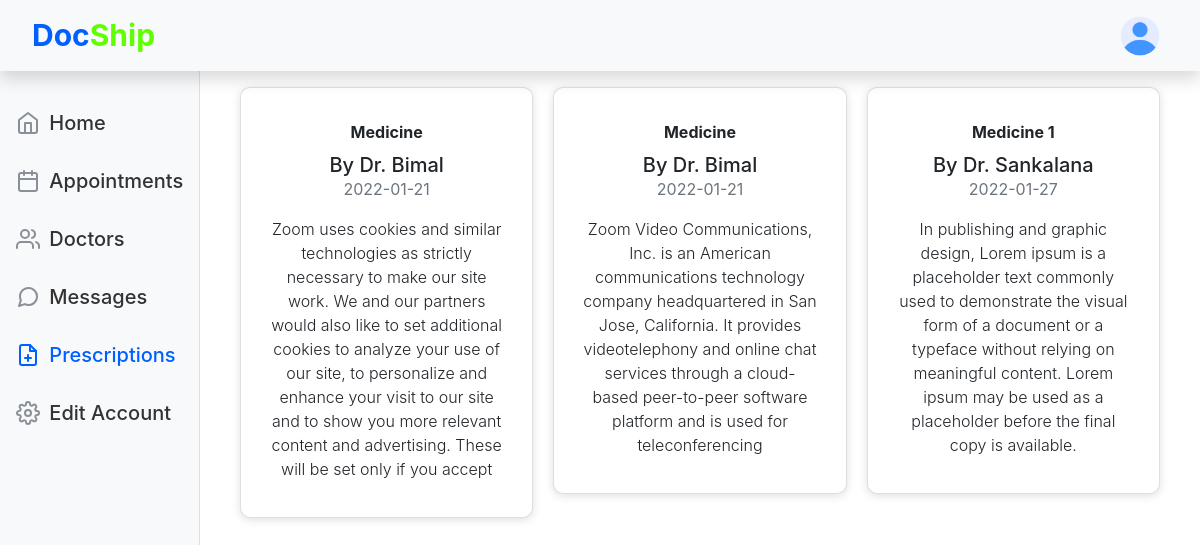
The page /patient/prescriptions (signed in) on the database its author committed.
### tables this page shows
CREATE TABLE IF NOT EXISTS `prescription` (
  `id` varchar(255) NOT NULL,
  `doctor_id` bigint(20) NOT NULL,
  `patient_id` bigint(20) NOT NULL,
  `subject` varchar(50) NOT NULL,
  `description` varchar(1000) NOT NULL,
  `issue_date` date NOT NULL,
  PRIMARY KEY (`id`),
  KEY `prescription_patient` (`patient_id`),
  KEY `prescription_doctor` (`doctor_id`)
);

CREATE TABLE IF NOT EXISTS `doctor` (
  `id` bigint(20) NOT NULL AUTO_INCREMENT,
  `user_id` bigint(20) NOT NULL,
  `firstname` varchar(20) NOT NULL,
  `lastname` varchar(20) NOT NULL,
  `email` varchar(100) NOT NULL,
  `pwd` longtext NOT NULL,
  `bday` date NOT NULL,
  `gender` varchar(10) NOT NULL,
  `charge_amount` double NOT NULL,
  `category` varchar(50) NOT NULL,
  `college` varchar(50) NOT NULL,
  `working_from` time NOT NULL,
  `working_to` time NOT NULL,
  `working_days` varchar(20) NOT NULL,
  `nic` varchar(20) NOT NULL,
  `discount` double NOT NULL,
  `telephone` varchar(20) NOT NULL,
  `bank_name` varchar(50) NOT NULL,
  `bank_branch` varchar(25) NOT NULL,
  `bank_acc_no` varchar(20) NOT NULL,
  `total_income` double NOT NULL,
  `current_arrears` double NOT NULL,
  `is_remove` bigint(1) NOT NULL DEFAULT '0',
  PRIMARY KEY (`id`),
  UNIQUE KEY `nic` (`nic`) USING BTREE,
  KEY `user_admin` (`user_id`)
);

### app/libraries/Core.php (called while the page is built, shortened)
<?php
  class Core {
    protected $currentController = 'pages';
    protected $currentMethod = 'index';
    public function setAttributes(){
      $url = $this->getUrl();
      if(file_exists('../app/controllers/' . ucwords($url[0]). '.php')){
        $this->currentController = ucwords($url[0]);
        unset($url[0]);
      }elseif(isset($_SESSION['role'])){
        $this->currentController=$_SESSION['role'];
      }
       $controllers = ControllerFactory::getInstance();
       $this->currentController = $controllers->getController($this->currentController);
      if(isset($url[1])){
        if(method_exists($this->currentController, $url[1])){
          $this->currentMethod = $url[1];
          unset($url[1]);
        }
      }
      $this->params = $url ? array_values($url) : [];
      call_user_func_array([$this->currentController, $this->currentMethod], $this->params);
    }
    public function getUrl(){
      if(isset($_GET['url'])){
        $url = rtrim($_GET['url'], '/');
        $url = filter_var($url, FILTER_SANITIZE_URL);
        $url = explode('/', $url);
        return $url;
      }
    }
    private function resetAttribute(){
      $this->currentController = 'pages';
      $this->currentMethod = 'index';
    }
  }

### public/index.php (called while the page is built, shortened)
<?php
    $libraries = LibFactory::getInstance();
    $init = $libraries->getLibrary("Core");
    $init->setAttributes();

### app/libraries/Database.php (called while the page is built, shortened)
<?php
final class Database {
    private $host = DB_HOST;
    private $user = DB_USER;
    private $pwd = DB_PASS;
    private $dbname = DB_NAME;
    private $mysqli;
    public function __construct(){
        $this->mysqli = new mysqli($this->host,$this->user,$this->pwd, $this->dbname);
    }
    public function selectAll($sql , $params = []){
        try{
            $result = $this->mysqli->query($sql);
            if($result->num_rows > 0){
                return $result->fetch_all(MYSQLI_ASSOC);
            }else {
                return [];
            }
            $result_arr = $result->fetch_all(MYSQLI_ASSOC);
            return $result_arr;
        }catch(Exception $e){
            return -1;
        }
    }
}

### app/models/PrescriptionModel.php (called while the page is built, shortened)
<?php
    class PrescriptionModel {
        private $DB;
        public function __construct(){
            $this->DB = LibFactory::getInstance()->getLibrary('Database');
        }
        public function findByPatientId($patientid){
            $sql1 = "SELECT prescription.id , prescription.doctor_id , prescription.subject , prescription.description , prescription.issue_date , doctor.firstname FROM prescription INNER JOIN doctor ON
            prescription.doctor_id = doctor.id WHERE prescription.patient_id=$patientid";
            $result = $this->DB->selectAll($sql1);
            $output = array();
            if($result!=-1){
                if(empty($result)){
                    $output['error'] = "empty";
                    $output['value'] = [];
                    return $output;
                }else{
                    $output['value'] = $result;
                    return $output;
                }
            }else {
                $output['error'] = "system_error";
                return $output;
            }
        }
    }

### app/models/DoctorModel.php (called while the page is built, shortened)
<?php
    class DoctorModel {
        private $DB;
        public function __construct(){
            $this->DB = LibFactory::getInstance()->getLibrary('Database');
        }
        public function findById($id){
            $sql = "SELECT * FROM `doctor` WHERE id='$id' AND is_remove=0";
            $result = $this->DB->selectAll($sql);
            $output = array();
            if($result!=-1){
                if(empty($result)){
                    $output['error'] = "invalid_id";
                    $output['value'] = [];
                    return $output;
                }else {
                    $output['value'] = $result[0];
                    return $output;
                }
            }else {
                $output['error'] = "system_error";
                return $output;
            }
        }
    }

### app/views/patient/prescriptions.php (the view)
<?php require_once APPROOT."/views/inc/header_patient.php"; ?>
<main role="main" class="appointments col-md-9 ml-sm-auto col-lg-10 px-md-4">
  <div class="card-columns m-3">
  <?php
  if(isset($data['prescriptions']) && !empty($data['prescriptions'])){
    foreach ($data['prescriptions'] as $prescription){
      $card = '<div class="card">
      <div class="card-body text-center">
        <h4 class="mt-2 mx-2"><b>'.$prescription['subject'].'</b></h4>
        <h5 class="m-0">By Dr. '.$prescription['doctor']['firstname'].'</h5>
        <p class="text-muted">'.$prescription['issue_date'].'</p>
        <p class="mx-2 font-weight-light">
        '.$prescription['description'].'
        </p>
      </div>
    </div>';
    echo $card;
    }
  }else {
    echo '<p> No any prescription available.</p>';
  }
  ?>
  </div>
</main>
<?php require_once APPROOT."/views/inc/footer.php"; ?>

### public/css/dashboard.css (style rules this page uses)
:root { --weightHeader: 600; --weightText: 400; --bg-blue: #0060ff; --bg-blue-hover: #035ae6; --bg-green: #60ff00; --bg-green-hover: #5ce705; --bg-dark: #191516; --bg-light: #fffdfa; --color-unimportant-text: #899097; --color-important-text: #333333; }
* { font-size: 1rem; font-weight: var(--weightText); }
.card { cursor: pointer; box-shadow: 1px 1px 5px 0px rgba(125,125,125,0.5); min-height: 10rem; }
.card { box-shadow: rgba(99, 99, 99, 0.2) 0px 2px 8px 0px; cursor: pointer; }

### public/css/style.css (style rules this page uses)
* { transition: all 1s ease-in-out; }
.card { box-shadow: rgba(99, 99, 99, 0.2) 0px 2px 8px 0px; cursor: pointer; border-radius: 10px; }

### rows shown on the page
prescription: subject "Medicine", doctor.firstname "Bimal", issue_date "2022-01-21", description "Zoom uses cookies and similar technologies as strictly necessary to make our site work. We and our partners would also like to set additional cookies to analyze your use of our site, to personalize and enhance your visit to our site and to show you more relevant content and advertising. These will be set only if you accept"
prescription: subject "Medicine", doctor.firstname "Bimal", issue_date "2022-01-21", description "Zoom Video Communications, Inc. is an American communications technology company headquartered in San Jose, California. It provides videotelephony and online chat services through a cloud-based peer-to-peer software platform and is used for teleconferencing"
prescription: subject "Medicine 1", doctor.firstname "Sankalana", issue_date "2022-01-27", description "In publishing and graphic design, Lorem ipsum is a placeholder text commonly used to demonstrate the visual form of a document or a typeface without relying on meaningful content. Lorem ipsum may be used as a placeholder before the final copy is available."
